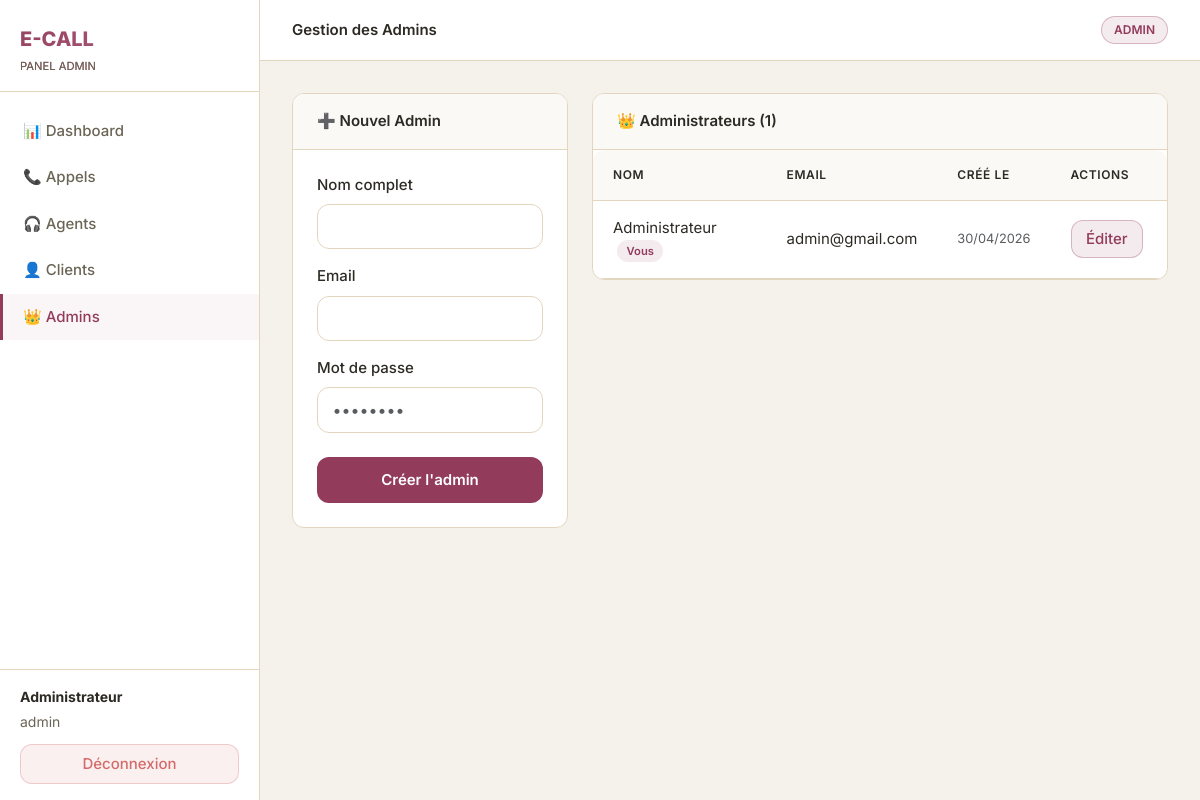
The page /admin/crud_admins.php (signed in) on the database its author committed.
### tables this page shows
CREATE TABLE IF NOT EXISTS users (
    id          INT AUTO_INCREMENT PRIMARY KEY,
    nom         VARCHAR(100)  NOT NULL,
    email       VARCHAR(150)  NOT NULL UNIQUE,
    password    VARCHAR(255)  NOT NULL,
    role        ENUM('admin','agent','client') NOT NULL DEFAULT 'client',
    telephone   VARCHAR(20)   DEFAULT NULL,
    created_at  DATETIME      DEFAULT CURRENT_TIMESTAMP,
    updated_at  DATETIME      DEFAULT CURRENT_TIMESTAMP ON UPDATE CURRENT_TIMESTAMP
);

### admin/crud_admins.php (the view, shortened to what this page needs)
<?php
$pdo     = getPDO();
$editAdmin = null;
$admins = $pdo->query("SELECT * FROM users WHERE role='admin' ORDER BY created_at ASC")->fetchAll();
include __DIR__ . '/../includes/header.php';
?>
<div class="row g-4">
  <div class="col-lg-4">
    <div class="panel">
      <div class="panel-header">
        <span class="panel-title"><?= $editAdmin ? '✏️ Modifier Admin' : '➕ Nouvel Admin' ?></span>
      </div>
      <div class="panel-body">
        <form method="POST" action="">
          <div class="mb-3">
            <label class="form-label">Nom complet</label>
            <input type="text" name="nom" class="form-control"
                   value="<?= htmlspecialchars($editAdmin['nom'] ?? '') ?>" required>
          </div>
          <div class="mb-3">
            <label class="form-label">Email</label>
            <input type="email" name="email" class="form-control"
                   value="<?= htmlspecialchars($editAdmin['email'] ?? '') ?>" required>
          </div>
          <div class="mb-4">
            <label class="form-label">Mot de passe <?= $editAdmin ? '(optionnel)' : '' ?></label>
            <input type="password" name="password" class="form-control" placeholder="••••••••">
          </div>
          <button type="submit" class="btn-ecall"><?= $editAdmin ? 'Mettre à jour' : 'Créer l\'admin' ?></button>
        </form>
      </div>
    </div>
  </div>
  <div class="col-lg-8">
    <div class="panel">
      <div class="panel-header">
        <span class="panel-title">👑 Administrateurs (<?= count($admins) ?>)</span>
      </div>
      <div class="panel-body p-0">
        <table class="ecall-table">
          <thead>
            <tr><th>Nom</th><th>Email</th><th>Créé le</th><th>Actions</th></tr>
          </thead>
          <tbody>
            <?php foreach ($admins as $a): ?>
            <tr>
              <td>
                <?= htmlspecialchars($a['nom']) ?>
                <?php if ($a['id'] == $_SESSION['user_id']): ?>
                  <span class="role-badge badge-pill-admin ms-1">Vous</span>
                <?php endif; ?>
              </td>
              <td><?= htmlspecialchars($a['email']) ?></td>
              <td class="text-muted" style="font-size:.8rem;"><?= date('d/m/Y', strtotime($a['created_at'])) ?></td>
              <td>
                <a href="?edit=<?= $a['id'] ?>" class="btn-edit-ecall me-1">Éditer</a>
              </td>
            </tr>
            <?php endforeach; ?>
          </tbody>
        </table>
      </div>
    </div>
  </div>
</div>
<?php include __DIR__ . '/../includes/footer.php'; ?>

### assets/style.css (style rules this page uses)
:root { --c-primary: #933B5B; --c-primary-dark: #7A2F4C; --c-primary-light: #B5728A; --c-secondary-light: #AABAAE; --c-bg: #F5F2EB; --c-surface: #FFFFFF; --c-surface-alt: #FBF9F5; --c-border: #E3D6BF; --c-text: #2D2A24; --c-text-light: #6B6556; --c-text-muted: #9A9483; --c-success: #8BA88A; --c-danger: #D46B6B; --c-warning: #E2B86B; --c-info: #6B9BD4; --radius-sm: 8px; --radius: 12px; --radius-lg: 20px; --shadow-sm: 0 1px 2px 0 rgba(0, 0, 0, 0.05); --shadow: 0 1px 3px 0 rgba(0, 0, 0, 0.08), 0 1px 2px -1px rgba(0, 0, 0, 0.04); --shadow-md: 0 4px 6px -1px rgba(0, 0, 0, 0.08), 0 2px 4px -2px rgba(0, 0, 0, 0.04); --shadow-lg: 0 10px 15px -3px rgba(0, 0, 0, 0.08), 0 4px 6px -4px rgba(0, 0, 0, 0.04); --font-body: 'Inter', -apple-system, BlinkMacSystemFont, 'Segoe UI', sans-serif; }
* { margin: 0; padding: 0; box-sizing: border-box; }
body { background: var(--c-bg); color: var(--c-text); font-family: var(--font-body); font-size: 15px; line-height: 1.5; min-height: 100vh; }
.form-label { color: var(--c-text); font-weight: 500; margin-bottom: 0.5rem; display: block; }
.form-control, .form-select { background: white !important; border: 1px solid var(--c-border) !important; color: var(--c-text) !important; border-radius: var(--radius) !important; padding: 0.6rem 0.9rem !important; transition: all 0.2s; width: 100%; }
.btn-ecall { background: var(--c-primary); color: white; font-weight: 600; border: none; border-radius: var(--radius); padding: 0.75rem 1.5rem; cursor: pointer; transition: all 0.2s; width: 100%; font-family: var(--font-body); }
.btn-edit-ecall { background: rgba(147, 59, 91, 0.1); color: var(--c-primary); border: 1px solid rgba(147, 59, 91, 0.3); border-radius: var(--radius); padding: 0.4rem 0.9rem; font-weight: 500; cursor: pointer; transition: all 0.2s; text-decoration: none; display: inline-block; }
.ecall-table { width: 100%; background: var(--c-surface); border-collapse: collapse; border-radius: var(--radius); overflow: hidden; }
.ecall-table thead th { background: var(--c-surface-alt); color: var(--c-text); font-weight: 600; font-size: 0.75rem; text-transform: uppercase; letter-spacing: 0.05em; padding: 1rem 1.25rem; border-bottom: 1px solid var(--c-border); }
.ecall-table tbody td { padding: 1rem 1.25rem; border-bottom: 1px solid var(--c-border); color: var(--c-text); }
.panel { background: var(--c-surface); border: 1px solid var(--c-border); border-radius: var(--radius); overflow: hidden; margin-bottom: 1.5rem; }
.panel-header { padding: 1rem 1.5rem; border-bottom: 1px solid var(--c-border); background: var(--c-surface-alt); }
.panel-title { font-weight: 600; color: var(--c-text); }
.panel-body { padding: 1.5rem; }
.role-badge { font-size: 0.7rem; padding: 0.25rem 0.6rem; border-radius: 999px; font-weight: 600; }
.badge-pill-admin { background: rgba(147, 59, 91, 0.1); color: var(--c-primary); }

### rows shown on the page
users: nom "Administrateur", shows "Vous", email "admin@gmail.com", created_at "30/04/2026"

### other values the page prints
$userRole "ADMIN"
$userName "Administrateur"
$userRole "admin"
$pageTitle "Gestion des Admins"
count($admins) "1"
